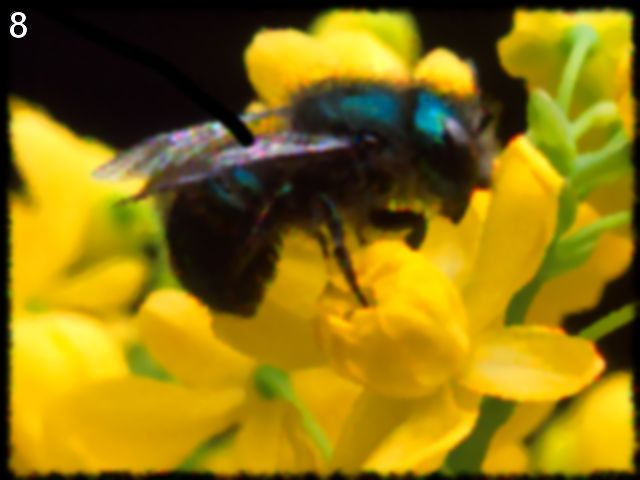
#> input picture integrity.jpg, 640 x 480 px
$ python 8.py
#> lines starting #> are read from the running program, lines starting #| are printed output that depends on the picture
from PIL import Image,ImageDraw
from bz2 import decompress
back = Image.open('integrity.jpg')
#> back is the input picture: PIL image 640x480 RGB; mean R, G, B 142.5, 116.9, 14.3
poly = Image.new('RGBA', back.size)
#> poly: PIL image 640x480 RGBA; every value is 0
pdraw = ImageDraw.Draw(poly)
coords = [179,284,214,311,255,320,281,226,319,224,363,309,339,222,371,225,411,229,404,242,415,252,428,233,428,214,394,207,383,205,390,195,423,192,439,193,442,209,440,215,450,221,457,226,469,202,475,187,494,188,494,169,498,147,491,121,477,136,481,96,471,94,458,98,444,91,420,87,405,92,391,88,376,82,350,79,330,82,314,85,305,90,299,96,290,103,276,110,262,114,225,123,212,125,185,133,138,144,118,160,97,168,87,176,110,180,145,176,153,176,150,182,137,190,126,194,121,198,126,203,151,205,160,195,168,217,169,234,170,260,174,282]
vertices = [(coords[2*i],coords[2*i+1]) for i in range(len(coords)>>1)]
pdraw.polygon(vertices, fill=(255,255,255,127), outline=(255,255,255,255))
back.paste(poly,mask=poly)
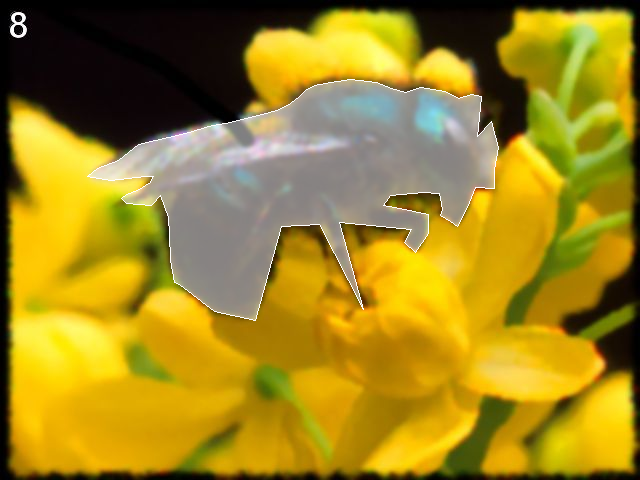
#> back: PIL image 640x480 RGB; mean R, G, B 159.1, 134.1, 32.9
#back.show()
un = b'BZh91AY&SYA\xaf\x82\r\x00\x00\x01\x01\x80\x02\xc0\x02\x00 \x00!\x9ah3M\x07<]\xc9\x14\xe1BA\x06\xbe\x084'
pw = b'BZh91AY&SY\x94$|\x0e\x00\x00\x00\x81\x00\x03$ \x00!\x9ah3M\x13<]\xc9\x14\xe1BBP\x91\xf08'
print(decompress(un).decode(), decompress(pw).decode())

$ run again, with bull.jpg copied over integrity.jpg
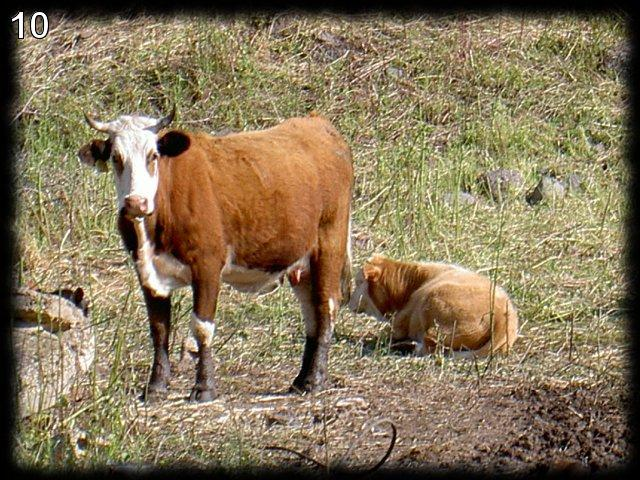
#> input picture bull.jpg, 640 x 480 px
#> back is the input picture: PIL image 640x480 RGB; mean R, G, B 134, 117.4, 88.5
#> `back.paste(poly,mask=poly)`:
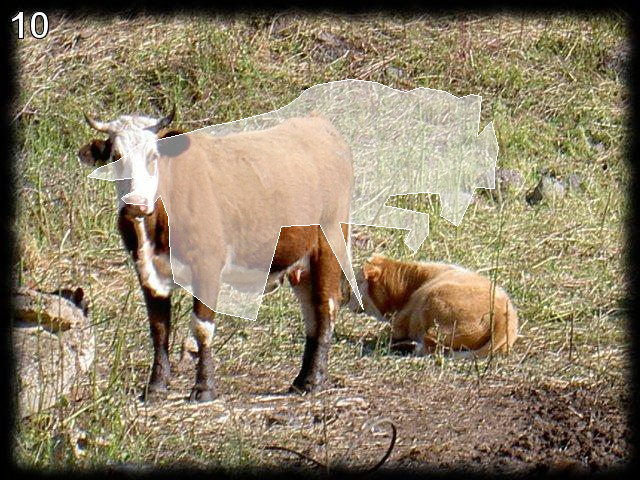
#> back: PIL image 640x480 RGB; mean R, G, B 142, 128.3, 102.8

$ run again, with disprop.jpg copied over integrity.jpg
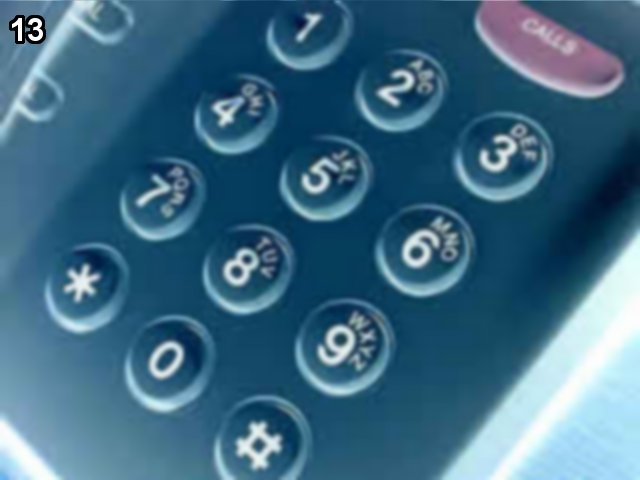
#> input picture disprop.jpg, 640 x 480 px
#> back is the input picture: PIL image 640x480 RGB; mean R, G, B 62.3, 106.4, 131.7
#> `back.paste(poly,mask=poly)`:
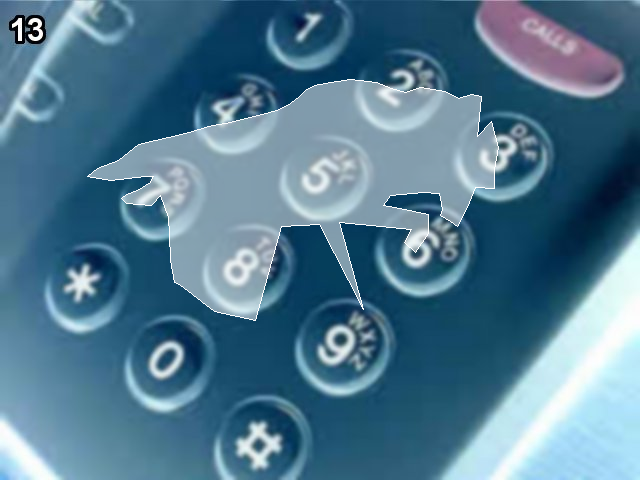
#> back: PIL image 640x480 RGB; mean R, G, B 80.9, 120.8, 143.8
